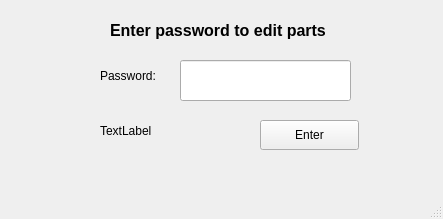
<?xml version="1.0" encoding="UTF-8"?>
<ui version="4.0">
 <class>EnterPassword</class>
 <widget class="QMainWindow" name="EnterPassword">
  <property name="geometry">
   <rect>
    <x>0</x>
    <y>0</y>
    <width>443</width>
    <height>219</height>
   </rect>
  </property>
  <property name="windowTitle">
   <string>MainWindow</string>
  </property>
  <widget class="QWidget" name="centralwidget">
   <widget class="QLabel" name="label">
    <property name="geometry">
     <rect>
      <x>110</x>
      <y>10</y>
      <width>221</width>
      <height>41</height>
     </rect>
    </property>
    <property name="font">
     <font>
      <pointsize>12</pointsize>
      <weight>75</weight>
      <bold>true</bold>
     </font>
    </property>
    <property name="text">
     <string>Enter password to edit parts</string>
    </property>
   </widget>
   <widget class="QLabel" name="label_2">
    <property name="geometry">
     <rect>
      <x>100</x>
      <y>50</y>
      <width>91</width>
      <height>51</height>
     </rect>
    </property>
    <property name="text">
     <string>Password:</string>
    </property>
   </widget>
   <widget class="QLineEdit" name="password_line">
    <property name="geometry">
     <rect>
      <x>180</x>
      <y>60</y>
      <width>171</width>
      <height>41</height>
     </rect>
    </property>
   </widget>
   <widget class="QPushButton" name="enter_button">
    <property name="geometry">
     <rect>
      <x>260</x>
      <y>120</y>
      <width>99</width>
      <height>30</height>
     </rect>
    </property>
    <property name="text">
     <string>Enter</string>
    </property>
   </widget>
   <widget class="QLabel" name="password_label">
    <property name="geometry">
     <rect>
      <x>100</x>
      <y>120</y>
      <width>161</width>
      <height>22</height>
     </rect>
    </property>
    <property name="text">
     <string>TextLabel</string>
    </property>
   </widget>
  </widget>
  <widget class="QMenuBar" name="menubar">
   <property name="geometry">
    <rect>
     <x>0</x>
     <y>0</y>
     <width>443</width>
     <height>28</height>
    </rect>
   </property>
  </widget>
  <widget class="QStatusBar" name="statusbar"/>
 </widget>
 <resources/>
 <connections/>
</ui>
